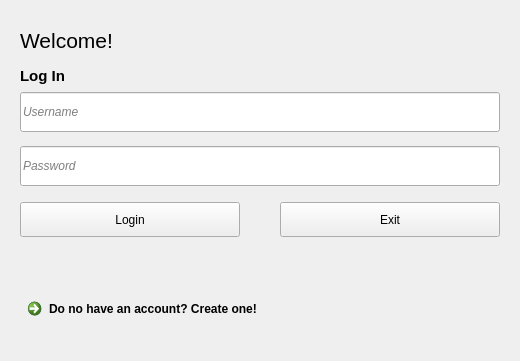
<?xml version="1.0" encoding="UTF-8"?>
<ui version="4.0">
 <class>LoginWidget</class>
 <widget class="QWidget" name="LoginWidget">
  <property name="geometry">
   <rect>
    <x>0</x>
    <y>0</y>
    <width>520</width>
    <height>361</height>
   </rect>
  </property>
  <property name="maximumSize">
   <size>
    <width>520</width>
    <height>480</height>
   </size>
  </property>
  <property name="palette">
   <palette>
    <active>
     <colorrole role="Highlight">
      <brush brushstyle="SolidPattern">
       <color alpha="255">
        <red>170</red>
        <green>170</green>
        <blue>255</blue>
       </color>
      </brush>
     </colorrole>
    </active>
    <inactive>
     <colorrole role="Highlight">
      <brush brushstyle="SolidPattern">
       <color alpha="255">
        <red>170</red>
        <green>170</green>
        <blue>255</blue>
       </color>
      </brush>
     </colorrole>
    </inactive>
    <disabled/>
   </palette>
  </property>
  <property name="windowTitle">
   <string>Form</string>
  </property>
  <layout class="QVBoxLayout" name="verticalLayout">
   <item>
    <widget class="QWidget" name="widget" native="true">
     <layout class="QVBoxLayout" name="verticalLayout_2">
      <item>
       <widget class="QLabel" name="label">
        <property name="font">
         <font>
          <pointsize>16</pointsize>
         </font>
        </property>
        <property name="text">
         <string>Welcome!</string>
        </property>
       </widget>
      </item>
      <item>
       <widget class="QLabel" name="label_login">
        <property name="minimumSize">
         <size>
          <width>0</width>
          <height>10</height>
         </size>
        </property>
        <property name="maximumSize">
         <size>
          <width>16777215</width>
          <height>20</height>
         </size>
        </property>
        <property name="font">
         <font>
          <family>Arial</family>
          <pointsize>11</pointsize>
          <bold>true</bold>
         </font>
        </property>
        <property name="text">
         <string>Log In</string>
        </property>
       </widget>
      </item>
      <item>
       <widget class="QLineEdit" name="usernameInput">
        <property name="sizePolicy">
         <sizepolicy hsizetype="Expanding" vsizetype="Fixed">
          <horstretch>0</horstretch>
          <verstretch>0</verstretch>
         </sizepolicy>
        </property>
        <property name="minimumSize">
         <size>
          <width>0</width>
          <height>40</height>
         </size>
        </property>
        <property name="font">
         <font>
          <italic>true</italic>
          <strikeout>false</strikeout>
          <kerning>true</kerning>
          <hintingpreference>PreferNoHinting</hintingpreference>
          <fontweight>Light</fontweight>
         </font>
        </property>
        <property name="toolTipDuration">
         <number>-6</number>
        </property>
        <property name="text">
         <string/>
        </property>
        <property name="placeholderText">
         <string>Username</string>
        </property>
       </widget>
      </item>
      <item>
       <spacer name="verticalSpacer_4">
        <property name="orientation">
         <enum>Qt::Orientation::Vertical</enum>
        </property>
        <property name="sizeType">
         <enum>QSizePolicy::Policy::Fixed</enum>
        </property>
        <property name="sizeHint" stdset="0">
         <size>
          <width>20</width>
          <height>8</height>
         </size>
        </property>
       </spacer>
      </item>
      <item>
       <widget class="QLineEdit" name="passwordInput">
        <property name="minimumSize">
         <size>
          <width>0</width>
          <height>40</height>
         </size>
        </property>
        <property name="font">
         <font>
          <italic>true</italic>
          <hintingpreference>PreferNoHinting</hintingpreference>
          <fontweight>Light</fontweight>
         </font>
        </property>
        <property name="text">
         <string/>
        </property>
        <property name="placeholderText">
         <string>Password</string>
        </property>
       </widget>
      </item>
      <item>
       <spacer name="verticalSpacer_2">
        <property name="orientation">
         <enum>Qt::Orientation::Vertical</enum>
        </property>
        <property name="sizeType">
         <enum>QSizePolicy::Policy::Fixed</enum>
        </property>
        <property name="sizeHint" stdset="0">
         <size>
          <width>20</width>
          <height>8</height>
         </size>
        </property>
       </spacer>
      </item>
      <item>
       <layout class="QHBoxLayout" name="horizontalLayout">
        <property name="spacing">
         <number>0</number>
        </property>
        <property name="leftMargin">
         <number>0</number>
        </property>
        <property name="rightMargin">
         <number>0</number>
        </property>
        <item>
         <widget class="QPushButton" name="loginButton">
          <property name="minimumSize">
           <size>
            <width>0</width>
            <height>35</height>
           </size>
          </property>
          <property name="text">
           <string>Login</string>
          </property>
         </widget>
        </item>
        <item>
         <spacer name="horizontalSpacer">
          <property name="orientation">
           <enum>Qt::Orientation::Horizontal</enum>
          </property>
          <property name="sizeType">
           <enum>QSizePolicy::Policy::Fixed</enum>
          </property>
          <property name="sizeHint" stdset="0">
           <size>
            <width>40</width>
            <height>40</height>
           </size>
          </property>
         </spacer>
        </item>
        <item>
         <widget class="QPushButton" name="exitButton">
          <property name="minimumSize">
           <size>
            <width>0</width>
            <height>35</height>
           </size>
          </property>
          <property name="text">
           <string>Exit</string>
          </property>
         </widget>
        </item>
       </layout>
      </item>
      <item>
       <widget class="QLabel" name="errorLabel">
        <property name="font">
         <font>
          <italic>true</italic>
         </font>
        </property>
        <property name="text">
         <string/>
        </property>
       </widget>
      </item>
      <item>
       <widget class="QCommandLinkButton" name="createAccountButton">
        <property name="text">
         <string>Do no have an account? Create one!</string>
        </property>
       </widget>
      </item>
     </layout>
    </widget>
   </item>
   <item>
    <spacer name="verticalSpacer">
     <property name="orientation">
      <enum>Qt::Orientation::Vertical</enum>
     </property>
     <property name="sizeType">
      <enum>QSizePolicy::Policy::Fixed</enum>
     </property>
     <property name="sizeHint" stdset="0">
      <size>
       <width>20</width>
       <height>10</height>
      </size>
     </property>
    </spacer>
   </item>
  </layout>
 </widget>
 <resources/>
 <connections/>
</ui>
